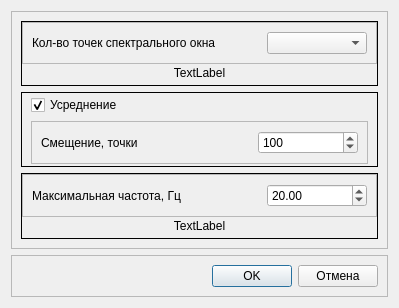
<?xml version="1.0" encoding="UTF-8"?>
<ui version="4.0">
 <class>SpectrParamsDialog</class>
 <widget class="QDialog" name="SpectrParamsDialog">
  <property name="geometry">
   <rect>
    <x>0</x>
    <y>0</y>
    <width>399</width>
    <height>300</height>
   </rect>
  </property>
  <property name="windowTitle">
   <string>Параметры расчета спектра</string>
  </property>
  <layout class="QVBoxLayout" name="verticalLayout">
   <item>
    <widget class="QFrame" name="frMain">
     <property name="frameShape">
      <enum>QFrame::StyledPanel</enum>
     </property>
     <property name="frameShadow">
      <enum>QFrame::Raised</enum>
     </property>
     <layout class="QVBoxLayout" name="verticalLayout_2">
      <item>
       <widget class="QFrame" name="frPointsCountMain">
        <property name="frameShape">
         <enum>QFrame::Panel</enum>
        </property>
        <property name="frameShadow">
         <enum>QFrame::Plain</enum>
        </property>
        <layout class="QVBoxLayout" name="verticalLayout_4">
         <property name="spacing">
          <number>2</number>
         </property>
         <property name="leftMargin">
          <number>0</number>
         </property>
         <property name="topMargin">
          <number>0</number>
         </property>
         <property name="rightMargin">
          <number>0</number>
         </property>
         <property name="bottomMargin">
          <number>5</number>
         </property>
         <item>
          <widget class="QFrame" name="frPointsCount">
           <property name="frameShape">
            <enum>QFrame::StyledPanel</enum>
           </property>
           <property name="frameShadow">
            <enum>QFrame::Raised</enum>
           </property>
           <layout class="QHBoxLayout" name="horizontalLayout">
            <item>
             <widget class="QLabel" name="lblPointsCount">
              <property name="text">
               <string>Кол-во точек спектрального окна</string>
              </property>
             </widget>
            </item>
            <item>
             <widget class="QComboBox" name="cbPointsCount">
              <property name="minimumSize">
               <size>
                <width>0</width>
                <height>0</height>
               </size>
              </property>
              <property name="maximumSize">
               <size>
                <width>100</width>
                <height>16777215</height>
               </size>
              </property>
             </widget>
            </item>
           </layout>
          </widget>
         </item>
         <item>
          <widget class="QLabel" name="lblSignalLength">
           <property name="text">
            <string>TextLabel</string>
           </property>
           <property name="alignment">
            <set>Qt::AlignCenter</set>
           </property>
          </widget>
         </item>
        </layout>
       </widget>
      </item>
      <item>
       <widget class="QFrame" name="frAveraging">
        <property name="frameShape">
         <enum>QFrame::Panel</enum>
        </property>
        <property name="frameShadow">
         <enum>QFrame::Plain</enum>
        </property>
        <layout class="QVBoxLayout" name="verticalLayout_3">
         <property name="topMargin">
          <number>2</number>
         </property>
         <property name="bottomMargin">
          <number>2</number>
         </property>
         <item>
          <widget class="QCheckBox" name="cbAveraging">
           <property name="text">
            <string>Усреднение</string>
           </property>
           <property name="checked">
            <bool>true</bool>
           </property>
          </widget>
         </item>
         <item>
          <widget class="QFrame" name="frAveragingOffset">
           <property name="frameShape">
            <enum>QFrame::StyledPanel</enum>
           </property>
           <property name="frameShadow">
            <enum>QFrame::Raised</enum>
           </property>
           <layout class="QHBoxLayout" name="horizontalLayout_2">
            <item>
             <widget class="QLabel" name="lblAveragingOffset">
              <property name="text">
               <string>Смещение, точки</string>
              </property>
             </widget>
            </item>
            <item>
             <widget class="QSpinBox" name="edAveragingOffset">
              <property name="maximumSize">
               <size>
                <width>100</width>
                <height>16777215</height>
               </size>
              </property>
              <property name="maximum">
               <number>1000</number>
              </property>
              <property name="singleStep">
               <number>100</number>
              </property>
              <property name="value">
               <number>100</number>
              </property>
             </widget>
            </item>
           </layout>
          </widget>
         </item>
        </layout>
       </widget>
      </item>
      <item>
       <widget class="QFrame" name="frMaxFrequencyMain">
        <property name="frameShape">
         <enum>QFrame::Panel</enum>
        </property>
        <property name="frameShadow">
         <enum>QFrame::Plain</enum>
        </property>
        <layout class="QVBoxLayout" name="verticalLayout_5">
         <property name="spacing">
          <number>2</number>
         </property>
         <property name="leftMargin">
          <number>0</number>
         </property>
         <property name="topMargin">
          <number>0</number>
         </property>
         <property name="rightMargin">
          <number>0</number>
         </property>
         <property name="bottomMargin">
          <number>5</number>
         </property>
         <item>
          <widget class="QFrame" name="frMaxFrequency">
           <property name="frameShape">
            <enum>QFrame::StyledPanel</enum>
           </property>
           <property name="frameShadow">
            <enum>QFrame::Raised</enum>
           </property>
           <layout class="QHBoxLayout" name="horizontalLayout_3">
            <item>
             <widget class="QLabel" name="lblMaxFrequency">
              <property name="text">
               <string>Максимальная частота, Гц</string>
              </property>
             </widget>
            </item>
            <item>
             <widget class="QDoubleSpinBox" name="edMaxFrequency">
              <property name="maximumSize">
               <size>
                <width>100</width>
                <height>16777215</height>
               </size>
              </property>
              <property name="minimum">
               <double>0.000000000000000</double>
              </property>
              <property name="value">
               <double>20.000000000000000</double>
              </property>
             </widget>
            </item>
           </layout>
          </widget>
         </item>
         <item>
          <widget class="QLabel" name="lblFreqSample">
           <property name="text">
            <string>TextLabel</string>
           </property>
           <property name="alignment">
            <set>Qt::AlignCenter</set>
           </property>
          </widget>
         </item>
        </layout>
       </widget>
      </item>
      <item>
       <spacer name="verticalSpacer">
        <property name="orientation">
         <enum>Qt::Vertical</enum>
        </property>
        <property name="sizeHint" stdset="0">
         <size>
          <width>20</width>
          <height>40</height>
         </size>
        </property>
       </spacer>
      </item>
     </layout>
    </widget>
   </item>
   <item>
    <widget class="QFrame" name="frModalButtons">
     <property name="sizePolicy">
      <sizepolicy hsizetype="Preferred" vsizetype="Fixed">
       <horstretch>0</horstretch>
       <verstretch>0</verstretch>
      </sizepolicy>
     </property>
     <property name="frameShape">
      <enum>QFrame::StyledPanel</enum>
     </property>
     <property name="frameShadow">
      <enum>QFrame::Raised</enum>
     </property>
     <layout class="QHBoxLayout" name="horizontalLayout_10">
      <item>
       <spacer name="horizontalSpacer_5">
        <property name="orientation">
         <enum>Qt::Horizontal</enum>
        </property>
        <property name="sizeHint" stdset="0">
         <size>
          <width>40</width>
          <height>20</height>
         </size>
        </property>
       </spacer>
      </item>
      <item>
       <widget class="QPushButton" name="btnOK">
        <property name="text">
         <string>OK</string>
        </property>
       </widget>
      </item>
      <item>
       <widget class="QPushButton" name="btnCancel">
        <property name="text">
         <string>Отмена</string>
        </property>
       </widget>
      </item>
     </layout>
    </widget>
   </item>
  </layout>
 </widget>
 <resources/>
 <connections>
  <connection>
   <sender>edMaxFrequency</sender>
   <signal>valueChanged(double)</signal>
   <receiver>SpectrParamsDialog</receiver>
   <slot>on_changeMaxFrequencyVal(double)</slot>
   <hints>
    <hint type="sourcelabel">
     <x>309</x>
     <y>176</y>
    </hint>
    <hint type="destinationlabel">
     <x>379</x>
     <y>138</y>
    </hint>
   </hints>
  </connection>
  <connection>
   <sender>cbAveraging</sender>
   <signal>clicked(bool)</signal>
   <receiver>SpectrParamsDialog</receiver>
   <slot>on_averagingClicked(bool)</slot>
   <hints>
    <hint type="sourcelabel">
     <x>168</x>
     <y>100</y>
    </hint>
    <hint type="destinationlabel">
     <x>378</x>
     <y>49</y>
    </hint>
   </hints>
  </connection>
  <connection>
   <sender>btnOK</sender>
   <signal>clicked()</signal>
   <receiver>SpectrParamsDialog</receiver>
   <slot>accept()</slot>
   <hints>
    <hint type="sourcelabel">
     <x>287</x>
     <y>268</y>
    </hint>
    <hint type="destinationlabel">
     <x>397</x>
     <y>206</y>
    </hint>
   </hints>
  </connection>
  <connection>
   <sender>btnCancel</sender>
   <signal>clicked()</signal>
   <receiver>SpectrParamsDialog</receiver>
   <slot>reject()</slot>
   <hints>
    <hint type="sourcelabel">
     <x>338</x>
     <y>268</y>
    </hint>
    <hint type="destinationlabel">
     <x>405</x>
     <y>231</y>
    </hint>
   </hints>
  </connection>
 </connections>
 <slots>
  <slot>on_changeMaxFrequency()</slot>
  <slot>on_changeMaxFrequencyVal(double)</slot>
  <slot>on_averagingClicked(bool)</slot>
 </slots>
</ui>
